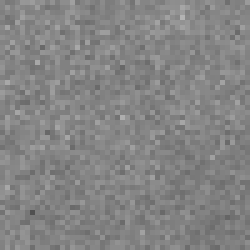
%> input picture my MTLAB/20200722 New Hela Gal3-mTagBFP2 80ng+ TFEB-EGFP 300ng+Fusion red-C 300ng, AlPcS2a  ROI/cell_1/split color/after damage/TFEB/cytosol_1_TFEB/After damage cytosol_1_t017_c003.tif, 50 x 50 px (shown 5 times larger); its folder holds 4 pictures in this run
$ octave MitoIntensityOverTime.m   (GNU Octave 9; MATLAB toolbox functions it lacks are replaced by stand-ins)
%> lines starting %> are read from the running program, lines starting %| are printed output that depends on the picture
clear;clc;clf; % clear用於清除workspace內的變數,clc用於清除command window中的指令.
[file,path] = uigetfile('*.tif');
%> the answer given: 20200722 New Hela Gal3-mTagBFP2 80ng+ TFEB-EGFP 300ng+Fusion red-C 300ng, AlPcS2a  ROI/cell_1/split color/after damage/TFEB/cytosol_1_TFEB/After damage cytosol_1_t017_c003.tif
TifFileList = dir([path,'*.tif'])';% 將同一個file內的tif檔建立成一個structure.
n =length(TifFileList); % n= image number (***自行填入更改)

Intensityovertime=[]; % 整張image的all mito intensity 隨時間的變化


for j=1:n % n= image number

data_table = TifFileList;

% read image
%figure(1);
A = imread([TifFileList(j).folder,'\',TifFileList(j).name]); % read tif file, n= image number
%> A is the input picture: size 50x50 uint16; min 80, max 179, mean 132.2
imshow(A);
[m,n] = size(A);
%> m = 50; n = 50

mask_cell = ones(m,n);

% [9 lines of commented-out code are left out]

after_mask_image = (double(A)- 95*ones(m,n)).*mask_cell;
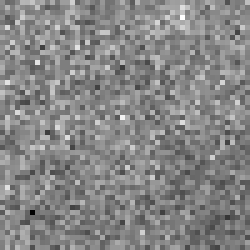
%> after_mask_image: size 50x50 double (shown 5 times larger); min -15, max 84, mean 37.2; drawn with min black and max white

intensity = 0;

intensity = sum(sum(after_mask_image));
%> intensity = 93021

%   for i = 1:size(r,1)
%    intensity = [double(B(r(i,1),c(i,1)))-95] + intensity;
%   end

Intensityovertime=[Intensityovertime;intensity]; %第一張至最後一張圖的intensity
%> Intensityovertime = 93021


end
%> pass 2 of the loop `for j=1:n`:
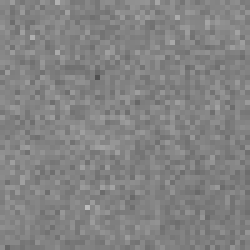
%> input picture my MTLAB/20200722 New Hela Gal3-mTagBFP2 80ng+ TFEB-EGFP 300ng+Fusion red-C 300ng, AlPcS2a  ROI/cell_1/split color/after damage/TFEB/cytosol_1_TFEB/After damage cytosol_1_t019_c003.tif, 50 x 50 px (shown 5 times larger)
%> A is the input picture: size 50x50 uint16; min 81, max 186, mean 131
%> `after_mask_image = (double(A)- 95*ones(m,n)).*mask_cell;`:
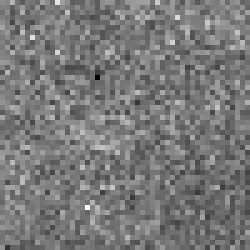
%> after_mask_image: size 50x50 double (shown 5 times larger); min -14, max 91, mean 36; drawn with min black and max white
%> intensity = 90073
%> Intensityovertime = [93021; 90073]
%> pass 3 of the loop `for j=1:n`:
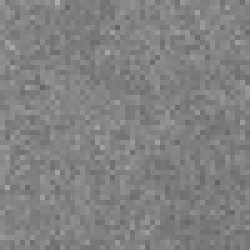
%> input picture my MTLAB/20200722 New Hela Gal3-mTagBFP2 80ng+ TFEB-EGFP 300ng+Fusion red-C 300ng, AlPcS2a  ROI/cell_1/split color/after damage/TFEB/cytosol_1_TFEB/After damage cytosol_1_t020_c003.tif, 50 x 50 px (shown 5 times larger)
%> A is the input picture: size 50x50 uint16; min 99, max 174, mean 129
%> `after_mask_image = (double(A)- 95*ones(m,n)).*mask_cell;`:
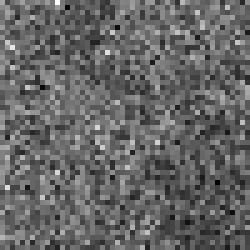
%> after_mask_image: size 50x50 double (shown 5 times larger); min 4, max 79, mean 34; drawn with min black and max white
%> intensity = 85115
%> Intensityovertime = [93021; 90073; 85115]
%> the loop made 4 passes; the first 3 are shown
Intensityovertime_cell = num2cell(Intensityovertime);
[data_table.intensity] = Intensityovertime_cell{:};

writetable(struct2table(data_table),[TifFileList(j).folder,'\summary.xlsx'])
